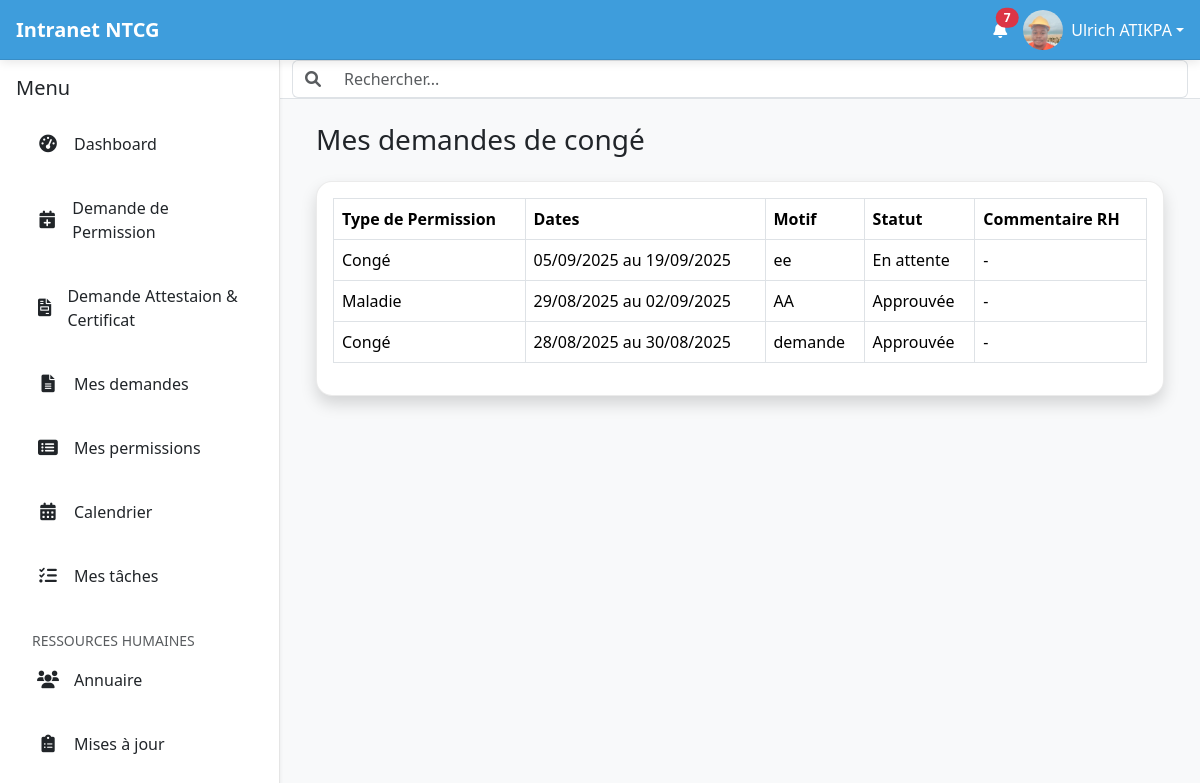
Page /leave-request/mine/ (signed in) on the committed database.
### intranet/models.py (models this page shows, shortened)
class User(AbstractUser):
    date_de_naissance = models.DateField(null=True, blank=True)
    nationalite = CountryField(blank=True)
    pays_de_naissance = CountryField(blank=True)
    type_sanguin = models.CharField(max_length=5, blank=True)
    adresse = models.CharField(max_length=255, blank=True)
    telephone_personnel = models.CharField(max_length=20, blank=True)
    piece_type = models.ForeignKey(PieceType, on_delete=models.SET_NULL, null=True, blank=True, verbose_name="Type de pièce d'identité")
    piece_number = models.CharField(max_length=100, blank=True, verbose_name="Numéro de la pièce d'identité")
    personal_email = models.EmailField(blank=True, null=True, verbose_name="Email personnel")
    emergency_contact_name = models.CharField(max_length=255, blank=True, verbose_name="Nom et prénom du contact d'urgence")
    emergency_contact_phone = models.CharField(max_length=20, blank=True, verbose_name="Téléphone du contact d'urgence")
    allergies = models.TextField(blank=True)
    maladies_chroniques = models.TextField(blank=True)
    medicaments = models.TextField(blank=True)
    job_role = models.ForeignKey(JobRole, on_delete=models.SET_NULL, null=True, blank=True)
    departement = models.ForeignKey(Department, on_delete=models.SET_NULL, null=True, blank=True)
    date_embauche = models.DateField(null=True, blank=True)
    professional_email = models.EmailField(blank=True, null=True, verbose_name="Email professionnel")
    contract_type = models.ForeignKey(ContractType, on_delete=models.SET_NULL, null=True, blank=True, verbose_name="Type de contrat")
    isignum = models.CharField(max_length=100, blank=True, verbose_name="Numéro Isignum")
    eritop_id = models.CharField(max_length=100, blank=True, verbose_name="ID Eritop")
    country = models.ForeignKey(Country, on_delete=models.SET_NULL, null=True, blank=True, verbose_name="Pays de l'employé")
    managed_countries = models.ManyToManyField(Country, related_name='managers', blank=True, verbose_name="Pays gérés")
    bank_info = models.ForeignKey(BankInfo, on_delete=models.SET_NULL, null=True, blank=True, verbose_name="Nom de la banque")
    bank_account_number = models.CharField(max_length=50, blank=True, verbose_name="Numéro de compte bancaire")
    cnss = models.CharField(max_length=50, verbose_name="Numéro CNSS/Sécurité Sociale", blank=True)
    dependants = models.TextField(blank=True)
    employee_id = models.CharField(max_length=100, unique=True, blank=True, verbose_name="Numéro de matricule")
    photo_profil = models.ImageField(upload_to='photos_profils/', null=True, blank=True)
    class Meta:
        ordering = ['last_name', 'first_name']
        indexes = [
            models.Index(fields=['last_name', 'first_name']),
            models.Index(fields=['is_active']),
            models.Index(fields=['departement']),
            models.Index(fields=['country']),
        ]

class LeaveRequest(models.Model):
    STATUS_CHOICES = [
        ('PENDING', 'En attente'),
        ('APPROVED', 'Approuvée'),
        ('REJECTED', 'Refusée'),
    ]
    employee = models.ForeignKey(
        settings.AUTH_USER_MODEL,
        on_delete=models.CASCADE,
        related_name='leave_requests',
        verbose_name="Employé"
    )
    leave_type = models.ForeignKey(
        LeaveType,
        on_delete=models.SET_NULL,
        null=True,
        verbose_name="Type de congé"
    )
    start_date = models.DateField(verbose_name="Date de début")
    end_date = models.DateField(verbose_name="Date de fin")
    reason = models.TextField(verbose_name="Motif de la demande")
    status = models.CharField(
        max_length=10,
        choices=STATUS_CHOICES,
        default='PENDING',
        verbose_name="Statut"
    )
    rejection_comment = models.TextField(
        blank=True,
        null=True,
        verbose_name="Commentaire (si refusé)"
    )
    created_at = models.DateTimeField(auto_now_add=True, verbose_name="Date de la demande")

class LeaveType(models.Model):
    name = models.CharField(max_length=100, unique=True, verbose_name="Type de congé")

### intranet/views.py (the view)
# urls.py: path('leave-request/mine/', views.my_leave_requests, name='my_leave_requests'),
@login_required
def my_leave_requests(request):
    my_requests = LeaveRequest.objects.filter(employee=request.user).order_by('-created_at')
    context = {
        'my_requests': my_requests,
        'title': 'Mes demandes de congé'
    }
    return render(request, 'intranet/my_leave_requests.html', context)

### intranet/context_processors.py (called while the page is built)
def is_rh_group(request):
    is_rh = request.user.groups.filter(name='Ressources Humaines').exists()
    return {'is_rh': is_rh}

def is_project_coordinator(request):
    is_coordinator = request.user.groups.filter(name='Coordinateurs de Projets').exists()
    return {'is_coordinator': is_coordinator}

def unread_notifications(request):
    if request.user.is_authenticated:
        unread_count = Notification.objects.filter(user=request.user, is_read=False).count()
    else:
        unread_count = 0
    return {'unread_notifications_count': unread_count}

### intranet/templatetags/intranet_tags.py (called while the page is built)
@register.filter(name='has_group')
def has_group(user, group_name):
    try:
        group = Group.objects.get(name=group_name)
    except Group.DoesNotExist:
        return False
    return group in user.groups.all()

### templates/intranet/my_leave_requests.html (shortened to what this page needs)
{% extends 'intranet/base.html' %}
{% block content %}
<div class="container-fluid">
    <h1 class="h3 mb-4 text-gray-800">{{ title }}</h1>
    <div class="card shadow mb-4">
        <div class="card-body">
            <div class="table-responsive">
                <table class="table table-bordered" id="dataTable" width="100%" cellspacing="0">
                    <thead>
                        <tr>
                            <th>Type de Permission</th>
                            <th>Dates</th>
                            <th>Motif</th>
                            <th>Statut</th>
                            <th>Commentaire RH</th>
                        </tr>
                    </thead>
                    <tbody>
                        {% for request in my_requests %}
                        <tr>
                            <td>{{ request.leave_type.name }}</td>
                            <td>{{ request.start_date|date:"d/m/Y" }} au {{ request.end_date|date:"d/m/Y" }}</td>
                            <td>{{ request.reason|truncatewords:10 }}</td>
                            <td>{{ request.get_status_display }}</td>
                            <td>{{ request.rejection_comment|default:"-" }}</td>
                        </tr>
                        {% empty %}
                        <tr>
                            <td colspan="5">Vous n'avez pas encore soumis de demande de congé.</td>
                        </tr>
                        {% endfor %}
                    </tbody>
                </table>
            </div>
        </div>
    </div>
</div>
{% endblock %}

### templates/intranet/base.html (shortened to what this page needs)
{% load static intranet_tags %}
<!doctype html>
<html lang="fr">
<head>
    <link rel="stylesheet" href="https://cdn.jsdelivr.net/npm/bootstrap@5.3.3/dist/css/bootstrap.min.css"
          media="print" onload="this.media='all'">
    <link rel="stylesheet" href="https://cdnjs.cloudflare.com/ajax/libs/font-awesome/6.0.0-beta3/css/all.min.css">
    <link rel="stylesheet" type="text/css" href="https://cdn.datatables.net/2.0.8/css/dataTables.dataTables.css">
</head>
<body>
    <header id="top-header" class="d-flex justify-content-between align-items-center">
        <div class="d-flex align-items-center">
            <a href="{% url 'home_view' %}" class="text-decoration-none text-white d-flex align-items-center">
                <span class="fs-5 fw-bold">Intranet NTCG</span>
            </a>
        </div>
        <div class="d-flex align-items-center">
            <a href="{% url 'notifications' %}" class="text-white me-3 position-relative touch-feedback"
                data-bs-toggle="tooltip" data-bs-placement="bottom" title="Notifications" aria-label="Notifications">
                <i class="fas fa-bell"></i>
                {% if unread_notifications_count > 0 %}
                <span class="position-absolute top-0 start-100 translate-middle badge rounded-pill bg-danger notification-count">
                    {{ unread_notifications_count }}
                </span>
                {% endif %}
            </a>
            <div class="dropdown">
                <a class="text-white d-flex align-items-center text-decoration-none dropdown-toggle touch-feedback" href="#"
                    id="profileDropdown" role="button" data-bs-toggle="dropdown" aria-expanded="false"
                    aria-label="Menu profil">
                    <img src="{% if user.photo_profil %}{{ user.photo_profil.url }}{% else %}{% static 'images/default_profile.png' %}{% endif %}"
                         alt="Avatar de {{ user.get_full_name|default:user.username }}"
                         class="rounded-circle me-2" width="40" height="40" style="object-fit: cover;">
                    <span class="d-none d-sm-inline">{{ user.get_full_name|default:user.username }}</span>
                </a>
            </div>
        </div>
    </header>
    <div id="main-wrapper">
        <nav id="sidebar" class="shadow-sm" aria-label="Menu principal">
            <div class="p-3">
                <div class="d-flex justify-content-between align-items-center mb-3">
                    <h5 class="mb-0">Menu</h5>
                </div>
                <ul class="nav nav-pills flex-column mb-auto" id="sidebar-nav-links">
                    <li class="nav-item">
                        <a href="{% url 'dashboard' %}" class="nav-link {% if request.resolver_match.url_name == 'home_view' %}active{% endif %} touch-feedback">
                            <i class="fas fa-tachometer-alt"></i> Dashboard
                        </a>
                    </li>
                    <li class="nav-item">
                        <a class="nav-link touch-feedback" href="{% url 'submit_leave_request' %}">
                            <i class="fas fa-calendar-plus"></i>
                            <span>Demande de Permission</span>
                        </a>
                    </li>
                    <li class="nav-item">
                        <a class="nav-link touch-feedback" href="{% url 'request_document' %}">
                            <i class="fas fa-file-invoice"></i> Demande Attestaion & Certificat
                        </a>
                    </li>
                    <li class="nav-item">
                        <a class="nav-link touch-feedback" href="{% url 'my_document_requests' %}">
                            <i class="fas fa-file-alt"></i> Mes demandes
                        </a>
                    </li>
                    <li class="nav-item">
                        <a class="nav-link touch-feedback" href="{% url 'my_leave_requests' %}">
                            <i class="fas fa-list-alt"></i>
                            <span>Mes permissions</span>
                        </a>
                    </li>
                    {% if user.is_authenticated %}
                    <li class="nav-item">
                        <a href="#" class="nav-link touch-feedback">
                            <i class="fas fa-calendar-alt"></i> Calendrier
                        </a>
                    </li>
                    <li class="nav-item">
                        <a href="#" class="nav-link touch-feedback">
                            <i class="fas fa-tasks"></i> Mes tâches
                        </a>
                    </li>
                    {% endif %}
                    {% if is_rh %}
                    <li class="nav-item mt-3">
                        <small class="text-muted px-3">RESSOURCES HUMAINES</small>
                    </li>
                    <li class="nav-item">
                         <a href="{% url 'employee_directory' %}" class="nav-link {% if request.resolver_match.url_name == 'employee_directory' %}active{% endif %} touch-feedback">
                            <i class="fas fa-users"></i> Annuaire
                        </a>
                    </li>
                    <li class="nav-item">
                        <a href="{% url 'pending_updates_list' %}" class="nav-link {% if request.resolver_match.url_name == 'pending_updates_list' %}active{% endif %} touch-feedback">
                            <i class="fas fa-clipboard-list"></i> Mises à jour
                        </a>
                    </li>
                    {% endif %}
                </ul>
            </div>
        </nav>
        <div id="content-area">
            <nav id="top-navbar" class="bg-white border-bottom">
                <div class="container-fluid">
                    <form class="d-flex w-100">
                        <div class="input-group">
                            <span class="input-group-text bg-white border-end-0">
                                <i class="fas fa-search text-muted"></i>
                            </span>
                            <input class="form-control border-start-0" type="search"
                                   placeholder="Rechercher..." aria-label="Search" id="global-search"
                                   style="font-size: 16px;">
                        </div>
                    </form>
                </div>
            </nav>
            <main id="main-content" class="p-3 p-lg-4">
                {% block content %}
                {% endblock %}
            </main>
        </div>
    </div>
</body>
</html>

### rows in the picture
User: photo_profil (picture), get_full_name "Ulrich ATIKPA"
LeaveRequest: leave_type.name "Congé", start_date "05/09/2025", end_date "19/09/2025", reason "ee", status "En attente", rejection_comment "-"
LeaveRequest: leave_type.name "Maladie", start_date "29/08/2025", end_date "02/09/2025", reason "AA", status "Approuvée", rejection_comment "-"
LeaveRequest: leave_type.name "Congé", start_date "28/08/2025", end_date "30/08/2025", reason "demande", status "Approuvée", rejection_comment "-"

### other values in the picture
{{ unread_notifications_count }} "7"
{{ title }} "Mes demandes de congé"
